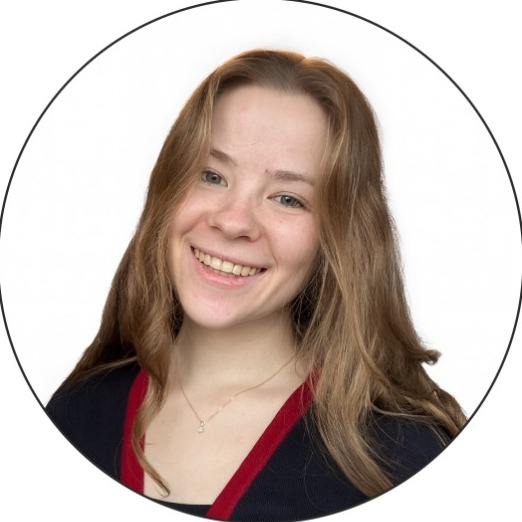
#> input picture photos/mary-jaszczak.jpg, 522 x 522 px; its folder holds only this picture in this run
$ python round-photos.py
#> lines starting #> are read from the running program, lines starting #| are printed output that depends on the picture; after the words box and inside, x2 and y2 are one past the last pixel; in counts of white or black regions, pixels touching at a corner belong together
"""Обрезает фото сотрудников в круг.

Берёт каждый файл из photos/ (jpg, jpeg, png, webp — любой размер и пропорции),
вырезает квадрат по центру, делает круг 300×300 с тонкой серой рамкой и
сохраняет в dist/assets/photos/<имя файла>.png.

Круг «зашит» в PNG, потому что Outlook не поддерживает border-radius.
Запуск: python3 tools/round-photos.py   (нужен Pillow: pip install pillow)
"""
from pathlib import Path

from PIL import Image, ImageDraw, ImageOps

ROOT = Path(__file__).resolve().parent.parent
SRC = ROOT / "photos"
OUT = ROOT / "dist" / "assets" / "photos"
SIZE = 300
SCALE = 4  # рисуем крупнее и уменьшаем — так края круга гладкие
RING = (60, 60, 60, 255)

OUT.mkdir(parents=True, exist_ok=True)

for src in sorted(SRC.iterdir()):
    if src.suffix.lower() not in {".jpg", ".jpeg", ".png", ".webp"}:
        continue
    img = ImageOps.exif_transpose(Image.open(src)).convert("RGB")
#> img is the input picture: PIL image 522x522 RGB; mean R, G, B 194.4, 180.4, 173.7
    side = min(img.size)
#> side = 522
    left, top = (img.width - side) // 2, (img.height - side) // 2
#> left = 0; top = 0
    img = img.crop((left, top, left + side, top + side)).resize((SIZE, SIZE), Image.LANCZOS)
#> img: PIL image 300x300 RGB

    big = SIZE * SCALE
    mask = Image.new("L", (big, big), 0)
#> mask: PIL image 1200x1200 L; every value is 0
    ImageDraw.Draw(mask).ellipse((0, 0, big - 1, big - 1), fill=255)
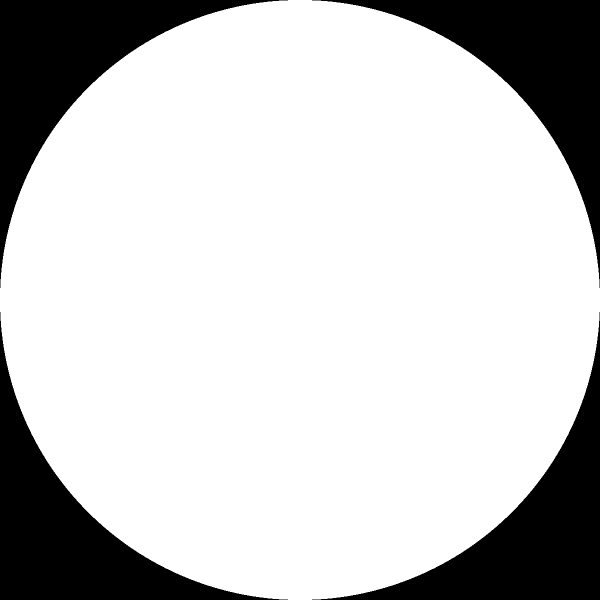
#> mask: PIL image 1200x1200 L (shown at 1/2 size); 78.5% white; 4 black regions, box (x1, y1, x2, y2) and area: (0, 0, 576, 576) 77296, (624, 0, 1200, 576) 77296, (0, 624, 576, 1200) 77296, (624, 624, 1200, 1200) 77296
    out = Image.new("RGBA", (SIZE, SIZE), (0, 0, 0, 0))
#> out: PIL image 300x300 RGBA; every value is 0
    out.paste(img, (0, 0), mask.resize((SIZE, SIZE), Image.LANCZOS))
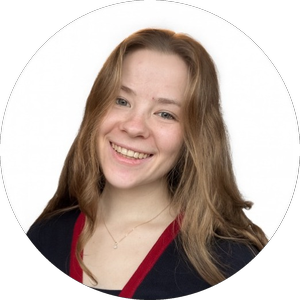
#> out: PIL image 300x300 RGBA; mean R, G, B, A 142.3, 128.2, 121.5, 200.3; transparent parts drawn white

    ring = Image.new("RGBA", (big, big), (0, 0, 0, 0))
#> ring: PIL image 1200x1200 RGBA; every value is 0
    ImageDraw.Draw(ring).ellipse((4, 4, big - 5, big - 5), outline=RING, width=2 * SCALE)
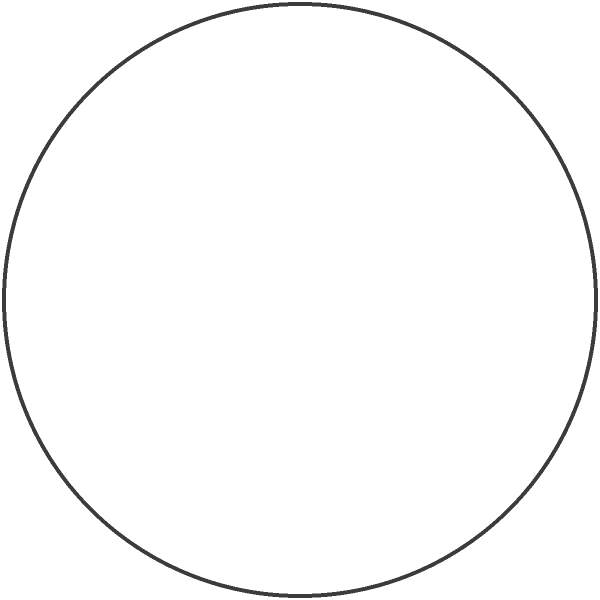
#> ring: PIL image 1200x1200 RGBA (shown at 1/2 size); mean R, G, B, A 1.2, 1.2, 1.2, 5.2; transparent parts drawn white
    out = Image.alpha_composite(out, ring.resize((SIZE, SIZE), Image.LANCZOS))
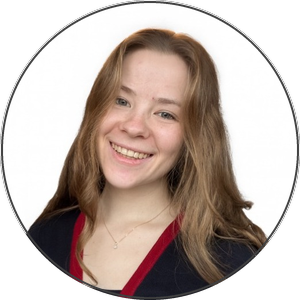
#> out: PIL image 300x300 RGBA; mean R, G, B, A 140, 126.1, 119.4, 200.3; transparent parts drawn white

    dest = OUT / f"{src.stem}.png"
    out.save(dest, optimize=True)
    print(f"✔ {dest.relative_to(ROOT)}")
